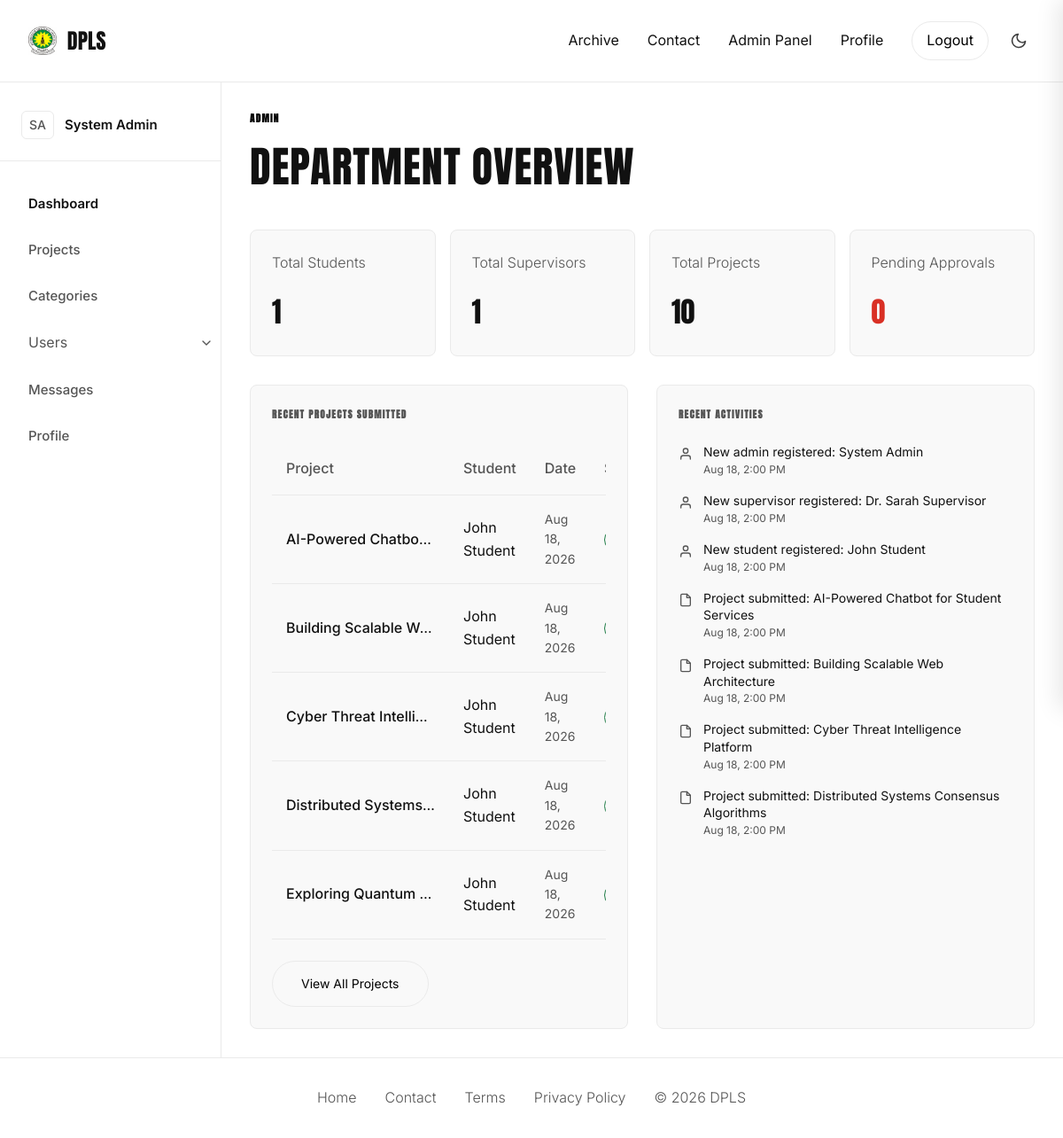
Page /admin/dashboard.php (signed in) on the committed database.
### tables this page shows
CREATE TABLE IF NOT EXISTS projects (
    id INT AUTO_INCREMENT PRIMARY KEY,
    title VARCHAR(255) NOT NULL,
    abstract TEXT NOT NULL,
    student_id INT,
    supervisor_id INT,
    category_id INT,
    supervisor_status ENUM('pending', 'approved', 'rejected') DEFAULT 'pending',
    supervisor_note TEXT,
    admin_status ENUM('pending', 'published', 'rejected') DEFAULT 'pending',
    year INT NOT NULL,
    language VARCHAR(100),
    created_at TIMESTAMP DEFAULT CURRENT_TIMESTAMP,
    FOREIGN KEY (student_id) REFERENCES users(id) ON DELETE SET NULL,
    FOREIGN KEY (supervisor_id) REFERENCES users(id) ON DELETE SET NULL,
    FOREIGN KEY (category_id) REFERENCES categories(id) ON DELETE SET NULL,
    FULLTEXT(title, abstract)
);

CREATE TABLE IF NOT EXISTS users (
    id INT AUTO_INCREMENT PRIMARY KEY,
    name VARCHAR(255) NOT NULL,
    email VARCHAR(255) UNIQUE NOT NULL,
    password_hash VARCHAR(255) NOT NULL,
    role ENUM('admin', 'supervisor', 'student') NOT NULL,
    status ENUM('active', 'suspended') DEFAULT 'active',
    level VARCHAR(50) DEFAULT NULL,
    mat_no VARCHAR(100) DEFAULT NULL,
    year INT DEFAULT NULL,
    created_at TIMESTAMP DEFAULT CURRENT_TIMESTAMP
);

### helpers/utils.php (called while the page is built, shortened)
<?php
function h($string) {
    return htmlspecialchars($string ?? '', ENT_QUOTES, 'UTF-8');
}

### admin/dashboard.php (the view, shortened to what this page needs)
<?php
require_once __DIR__ . '/../components/header.php';
$total_students = $pdo->query("SELECT COUNT(*) FROM users WHERE role = 'student'")->fetchColumn();
$total_supervisors = $pdo->query("SELECT COUNT(*) FROM users WHERE role = 'supervisor'")->fetchColumn();
$total_projects = $pdo->query("SELECT COUNT(*) FROM projects")->fetchColumn();
$pending_projects = $pdo->query("SELECT COUNT(*) FROM projects WHERE admin_status = 'pending' AND supervisor_status = 'approved'")->fetchColumn();
?>
<div class="mb-4">
    <h3 class="eyebrow mb-1" style="color: var(--accent);">ADMIN</h3>
    <h1 style="font-size: 48px; margin-bottom: 24px;">DEPARTMENT OVERVIEW</h1>
</div>
<div class="grid-stats mb-4">
    <div class="card" style="padding: 24px; text-align: left; border: 1px solid var(--line);">
        <div class="subtext mb-2">Total Students</div>
        <div style="font-family: 'Anton', sans-serif; font-size: 32px;"><?= h($total_students) ?></div>
    </div>
    <div class="card" style="padding: 24px; text-align: left; border: 1px solid var(--line);">
        <div class="subtext mb-2">Total Supervisors</div>
        <div style="font-family: 'Anton', sans-serif; font-size: 32px;"><?= h($total_supervisors) ?></div>
    </div>
    <div class="card" style="padding: 24px; text-align: left; border: 1px solid var(--line);">
        <div class="subtext mb-2">Total Projects</div>
        <div style="font-family: 'Anton', sans-serif; font-size: 32px;"><?= h($total_projects) ?></div>
    </div>
    <div class="card" style="padding: 24px; text-align: left; border: 1px solid var(--line);">
        <div class="subtext mb-2">Pending Approvals</div>
        <div style="font-family: 'Anton', sans-serif; font-size: 32px; color: var(--danger);"><?= h($pending_projects) ?></div>
    </div>
</div>
<div class="grid-auto-fit">
    <div class="panel">
        <h3 class="eyebrow mb-3">Recent Projects Submitted</h3>
        <?php
        $recent_projects = $pdo->query("SELECT p.id, p.title, p.admin_status, u.name as student_name, p.created_at FROM projects p JOIN users u ON p.student_id = u.id ORDER BY p.created_at DESC LIMIT 5")->fetchAll();
        if (empty($recent_projects)): ?>
            <p class="subtext">No projects submitted yet.</p>
        <?php else: ?>
            <div style="overflow-x: auto;">
                <table style="width: 100%; text-align: left; border-collapse: collapse;">
                    <thead>
                        <tr style="border-bottom: 1px solid var(--line);">
                            <th style="padding: 12px 0; color: var(--text-secondary); font-weight: 500;">Project</th>
                            <th style="padding: 12px 0; color: var(--text-secondary); font-weight: 500;">Student</th>
                            <th style="padding: 12px 0; color: var(--text-secondary); font-weight: 500;">Date</th>
                            <th style="padding: 12px 0; color: var(--text-secondary); font-weight: 500;">Status</th>
                        </tr>
                    </thead>
                    <tbody>
                        <?php foreach ($recent_projects as $rp): ?>
                            <tr style="border-bottom: 1px solid var(--line);">
                                <td style="padding: 12px 0; max-width: 200px; white-space: nowrap; overflow: hidden; text-overflow: ellipsis;">
                                    <a href="project.php?id=<?= $rp['id'] ?>" style="color: var(--text-primary); text-decoration: none; font-weight: 500;"><?= h($rp['title']) ?></a>
                                </td>
                                <td style="padding: 12px 0;"><?= h($rp['student_name']) ?></td>
                                <td style="padding: 12px 0; color: var(--text-secondary); font-size: 14px;"><?= date('M j, Y', strtotime($rp['created_at'])) ?></td>
                                <td style="padding: 12px 0;">
                                </td>
                            </tr>
                        <?php endforeach; ?>
                    </tbody>
                </table>
            </div>
            <div style="margin-top: 24px;">
                <a href="projects.php" class="btn btn-outline" style="font-size: 14px;">View All Projects</a>
            </div>
        <?php endif; ?>
    </div>
    <div class="panel">
        <h3 class="eyebrow mb-3">Recent Activities</h3>
        <?php
        $activities = [];
        $users = $pdo->query("SELECT id, name, role, created_at FROM users ORDER BY created_at DESC LIMIT 5")->fetchAll();
        foreach ($users as $u) {
            $activities[] = [
                'type' => 'user',
                'description' => "New " . h($u['role']) . " registered: " . h($u['name']),
                'date' => $u['created_at']
            ];
        }
        foreach ($recent_projects as $rp) {
            $activities[] = [
                'type' => 'project',
                'description' => "Project submitted: " . h($rp['title']),
                'date' => $rp['created_at']
            ];
        }
        usort($activities, function($a, $b) {
            return strtotime($b['date']) - strtotime($a['date']);
        });
        $activities = array_slice($activities, 0, 7);
        if (empty($activities)): ?>
            <p class="subtext">No recent activity.</p>
        <?php else: ?>
            <div style="display: flex; flex-direction: column; gap: 16px;">
                <?php foreach ($activities as $act): ?>
                    <div style="display: flex; align-items: flex-start; gap: 12px;">
                        <div style="margin-top: 2px; color: var(--text-secondary);">
                            <?php if ($act['type'] === 'user'): ?>
                                <svg xmlns="http://www.w3.org/2000/svg" width="16" height="16" viewBox="0 0 24 24" fill="none" stroke="currentColor" stroke-width="2" stroke-linecap="round" stroke-linejoin="round"><path d="M20 21v-2a4 4 0 0 0-4-4H8a4 4 0 0 0-4 4v2"></path><circle cx="12" cy="7" r="4"></circle></svg>
                            <?php elseif ($act['type'] === 'project'): ?>
                                <svg xmlns="http://www.w3.org/2000/svg" width="16" height="16" viewBox="0 0 24 24" fill="none" stroke="currentColor" stroke-width="2" stroke-linecap="round" stroke-linejoin="round"><path d="M14 2H6a2 2 0 0 0-2 2v16a2 2 0 0 0 2 2h12a2 2 0 0 0 2-2V8z"></path><polyline points="14 2 14 8 20 8"></polyline></svg>
                            <?php endif; ?>
                        </div>
                        <div style="flex: 1;">
                            <div style="font-size: 14px; color: var(--text-primary); line-height: 1.4;"><?= $act['description'] ?></div>
                            <div style="font-size: 12px; color: var(--text-secondary);"><?= date('M j, g:i A', strtotime($act['date'])) ?></div>
                        </div>
                    </div>
                <?php endforeach; ?>
            </div>
        <?php endif; ?>
    </div>
</div>
<?php require_once __DIR__ . '/../components/footer.php'; ?>

### assets/css/index.css (style rules this page uses)
:root { --bg: #ffffff; --text-primary: #111111; --text-secondary: #555555; --line: #eaeaea; --panel: #f9f9f9; --accent: #000000; --accent-hover: #333333; --success: #1b7a43; --danger: #d93025; --warning: #b37300; }
* { box-sizing: border-box; margin: 0; padding: 0; font-family: 'Inter', sans-serif; box-shadow: none !important; }
body { background-color: var(--bg); color: var(--text-primary); min-height: 100vh; display: flex; flex-direction: column; }
h1, h2, h3, h4, h5, h6 { font-family: 'Anton', sans-serif; font-weight: 400; text-transform: uppercase; letter-spacing: 0.02em; margin-bottom: 16px; }
p, li, span, div { font-weight: 400; line-height: 1.6; }
.subtext, .label, label, .intro { font-weight: 300; color: var(--text-secondary); }
.eyebrow, .micro-label { font-size: 11px; font-weight: 700; text-transform: uppercase; letter-spacing: 0.12em; color: var(--text-secondary); }
a { text-decoration: none; color: inherit; transition: color 0.2s ease; }
.panel, .card { background: var(--panel); border-radius: 8px; border: 1px solid var(--line); padding: 24px; }
.grid-auto-fit { display: grid; grid-template-columns: repeat(auto-fit, minmax(300px, 1fr)); gap: 32px; }
.grid-stats { display: grid; grid-template-columns: repeat(auto-fit, minmax(180px, 1fr)); gap: 16px; }
table { width: 100%; text-align: left; border-collapse: collapse; }
th, td { padding: 16px !important; }
th { white-space: nowrap !important; }
button, .btn { display: inline-block; padding: 14px 32px; border-radius: 9999px; border: 1px solid var(--accent); background: var(--accent); color: var(--bg); font-family: 'Inter', sans-serif; font-weight: 400; text-align: center; white-space: nowrap; cursor: pointer; outline: none; transition: all 0.2s ease; }
.btn-outline { background: transparent; color: var(--accent); border: 1px solid var(--line); }
.mb-1 { margin-bottom: 8px; }
.mb-2 { margin-bottom: 16px; }
.mb-3 { margin-bottom: 24px; }
.mb-4 { margin-bottom: 32px; }

### rows in the picture
projects: title "AI-Powered Chatbo…", student.name "John Student", created_at "Aug 18, 2026"
projects: title "Building Scalable W…", student.name "John Student", created_at "Aug 18, 2026"
projects: title "Cyber Threat Intelli…", student.name "John Student", created_at "Aug 18, 2026"
projects: title "Distributed Systems…", student.name "John Student", created_at "Aug 18, 2026"
projects: title "Exploring Quantum…", student.name "John Student", created_at "Aug 18, 2026"

### other values in the picture
$initials "SA"
$name "System Admin"
$label "Dashboard Projects Categories Messages Profile"
$total_students "1"
$total_supervisors "1"
$total_projects "10"
$pending_projects "0"
$act['description'] "New admin registered: System Admin"
date('M j, g:i A', strtotime($act['date'])) "Aug 18, 2:00 PM"
$act['description'] "New supervisor registered: Dr. Sarah Supervisor"
$act['description'] "New student registered: John Student"
$act['description'] "Project submitted: AI-Powered Chatbot for Student Services"
$act['description'] "Project submitted: Building Scalable Web Architecture"
$act['description'] "Project submitted: Cyber Threat Intelligence Platform"
$act['description'] "Project submitted: Distributed Systems Consensus Algorithms"
